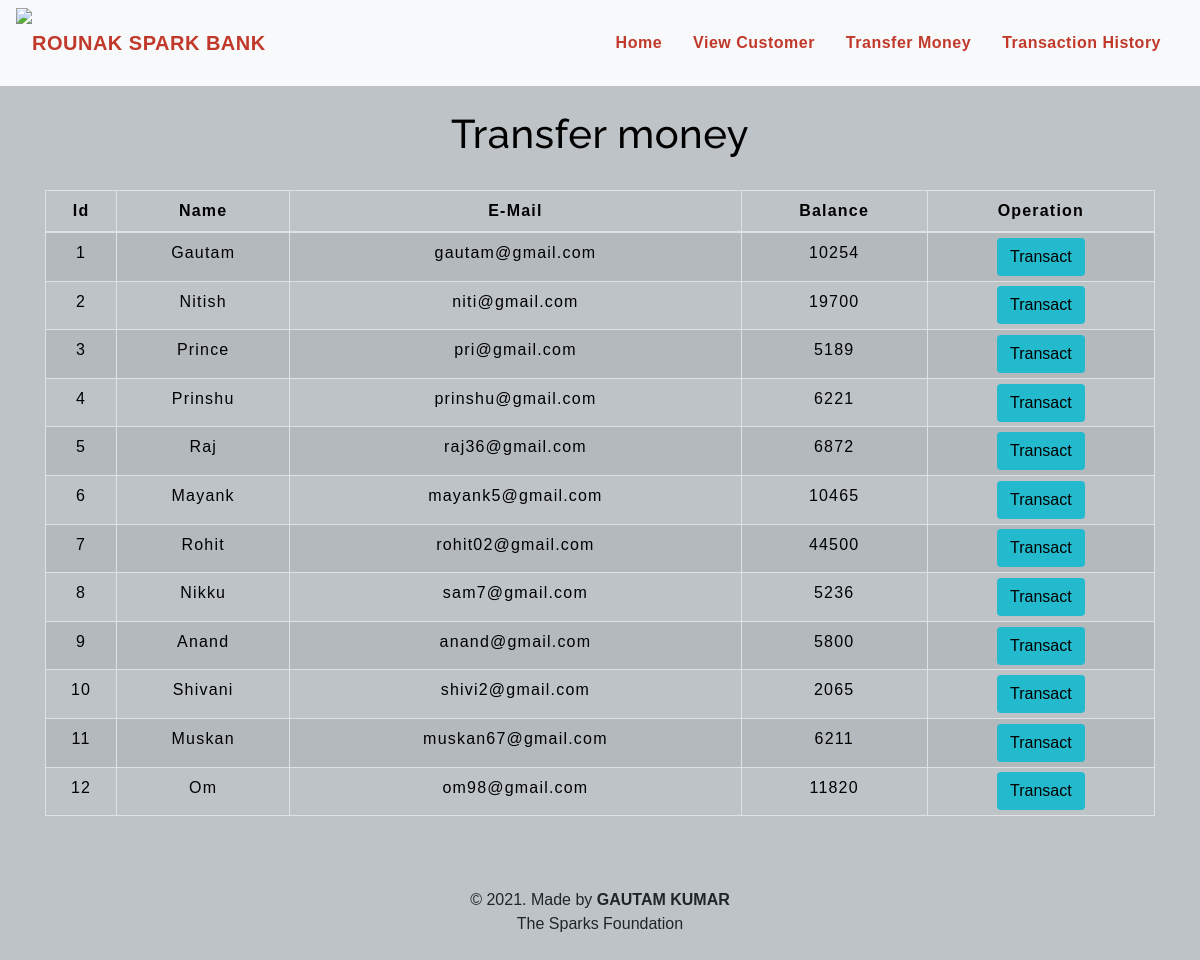
The app's page /transfermoney.php with its own data.
### tables this page shows
CREATE TABLE `users` (
  `id` int(255) NOT NULL,
  `name` varchar(255) NOT NULL,
  `email` varchar(255) NOT NULL,
  `balance` int(255) NOT NULL
);

### transfermoney.php (the view, shortened to what this page needs)
<!DOCTYPE html>
<html lang="en">
<head>
    <link rel="stylesheet" href="https://maxcdn.bootstrapcdn.com/bootstrap/4.0.0/css/bootstrap.min.css">
    <link rel="stylesheet" type="text/css" href="css/table.css">
    <link rel="stylesheet" type="text/css" href="css/navbar.css">
</head>
<body style="background-color : #BDC3C7;">
<?php
    include 'config.php';
    $sql = "SELECT * FROM users";
    $result = mysqli_query($conn,$sql);
?>
<?php
  include 'navbar.php';
?>
<div class="container">
        <h2 class="text-center pt-4" style="color : black;">Transfer money</h2>
        <br>
            <div class="row">
                <div class="col">
                    <div class="table-responsive-sm">
                    <table class="table table-hover table-sm table-striped table-condensed table-bordered" style="border-color:black;">
                        <thead style="color : black;">
                            <tr>
                            <th scope="col" class="text-center py-2">Id</th>
                            <th scope="col" class="text-center py-2">Name</th>
                            <th scope="col" class="text-center py-2">E-Mail</th>
                            <th scope="col" class="text-center py-2">Balance</th>
                            <th scope="col" class="text-center py-2">Operation</th>
                            </tr>
                        </thead>
                        <tbody>
                <?php
                    while($rows=mysqli_fetch_assoc($result)){
                ?>
                    <tr style="color : black;">
                        <td class="py-2"><?php echo $rows['id'] ?></td>
                        <td class="py-2"><?php echo $rows['name']?></td>
                        <td class="py-2"><?php echo $rows['email']?></td>
                        <td class="py-2"><?php echo $rows['balance']?></td>
                        <td><a href="selecteduserdetail.php?id= <?php echo $rows['id'] ;?>"> <button type="button" class="btn" style="background-color : #24bace;">Transact</button></a></td>
                    </tr>
                <?php
                    }
                ?>
                        </tbody>
                    </table>
                    </div>
                </div>
            </div>
         </div>
         <footer class="text-center mt-5 py-2">
            <p>&copy 2021. Made by <b>GAUTAM KUMAR</b> <br> The Sparks Foundation</p>
        </footer>
</body>
</html>

### navbar.php (shortened to what this page needs)
<nav class="navbar navbar-expand-md navbar-light bg-light">
<img src="image/SPARK_LOGO.png", height=70px>
<a class="navbar-brand" href="index.php" style="color : #C0392B;"><b>ROUNAK SPARK BANK</b></a>
<div class="collapse navbar-collapse" id="collapsibleNavbar">
      <ul class="navbar-nav ml-auto">
        <li class="nav-item">
          <a class="nav-link" href="index.php" style="color : #C0392B;"><b>Home</b></a>
        </li>
        <li class="nav-item">
          <a class="nav-link" href="createuser.php" style="color : #C0392B;"><b>View Customer</b></a>
        </li>
        <li class="nav-item">
          <a class="nav-link" href="transfermoney.php" style="color : #C0392B;"><b>Transfer Money</b></a>
        </li>
        <li class="nav-item">
          <a class="nav-link" href="transactionhistory.php" style="color : #C0392B;"><b>Transaction History</b></a>
        </li>
    </div>
 </nav>

### css/table.css (style rules this page uses)
* { padding: 0; margin: 0; box-sizing: border-box; font-family: sans-serif; }
h2 { font-size: 40px; }
table { letter-spacing: 1.2px; }
td { text-align: center; }
button { border:none; background: #d9d9d9; transition: 1s; }

### css/navbar.css (style rules this page uses)
.nav-link { margin-right: 15px; color:#2F363F; letter-spacing: 0.5px; transition: 0.5s; }
.navbar-brand { color: #4C4B4B; letter-spacing: 0.5px; }
h2 { color: #4C4B4B; letter-spacing: 0.5px; font-family: raleway; }

### transfermoney.php (style rules this page uses)
button { transition: 1.5s; }

### records on screen
users: id "1", name "Gautam", email "gautam@gmail.com", balance "10254"
users: id "2", name "Nitish", email "niti@gmail.com", balance "19700"
users: id "3", name "Prince", email "pri@gmail.com", balance "5189"
users: id "4", name "Prinshu", email "prinshu@gmail.com", balance "6221"
users: id "5", name "Raj", email "raj36@gmail.com", balance "6872"
users: id "6", name "Mayank", email "mayank5@gmail.com", balance "10465"
users: id "7", name "Rohit", email "rohit02@gmail.com", balance "44500"
users: id "8", name "Nikku", email "sam7@gmail.com", balance "5236"
users: id "9", name "Anand", email "anand@gmail.com", balance "5800"
users: id "10", name "Shivani", email "shivi2@gmail.com", balance "2065"
users: id "11", name "Muskan", email "muskan67@gmail.com", balance "6211"
users: id "12", name "Om", email "om98@gmail.com", balance "11820"
